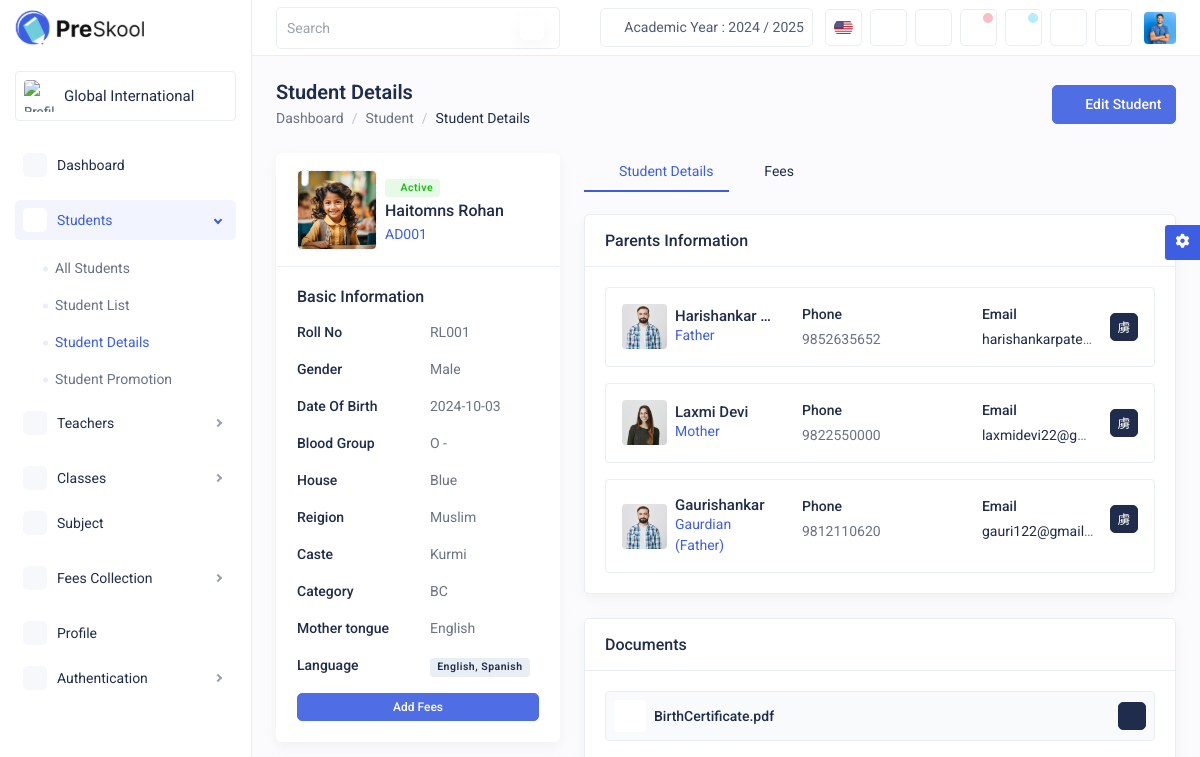
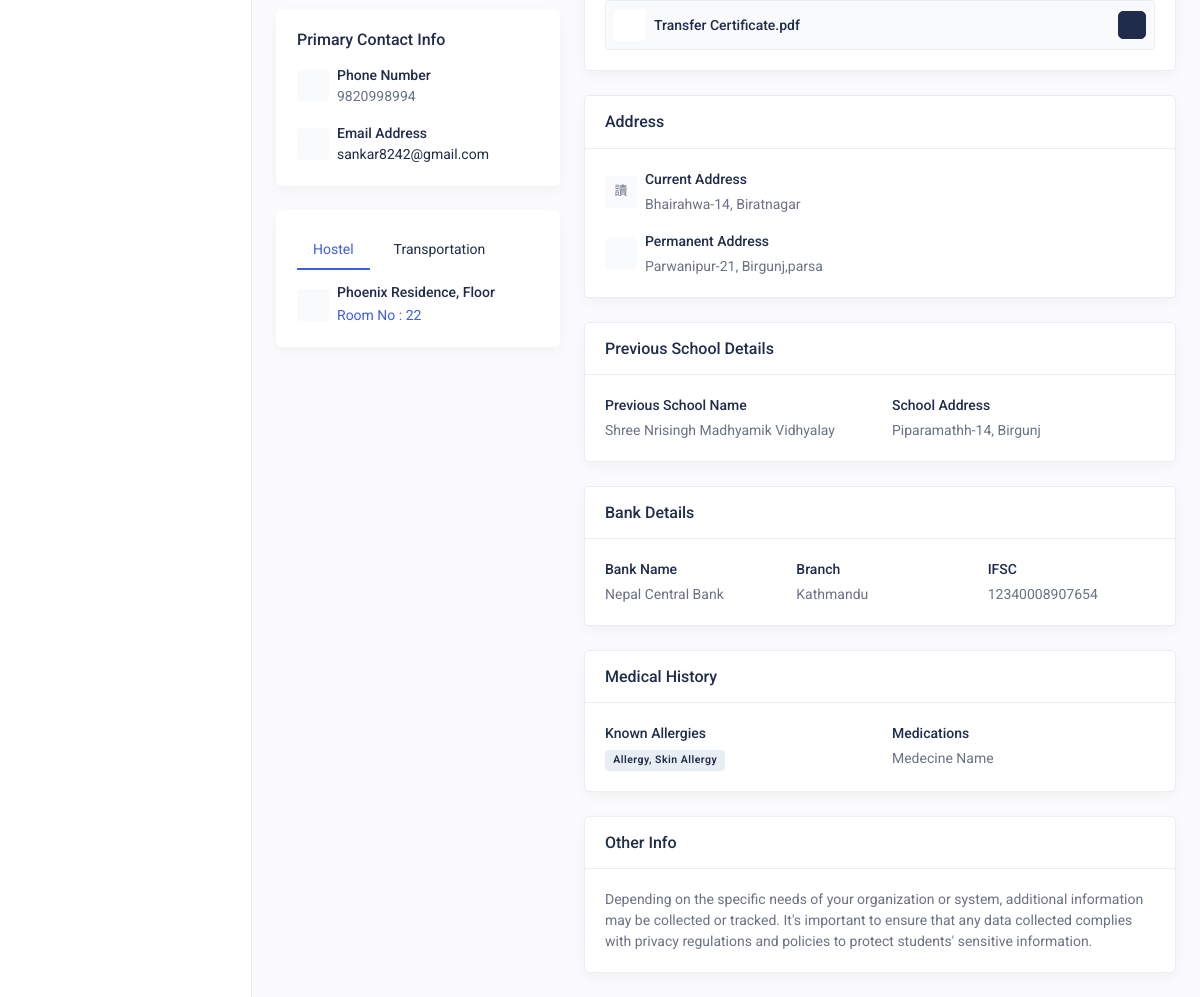
The page /student-details.php on the database as committed earlier (2 pictures, top to bottom).
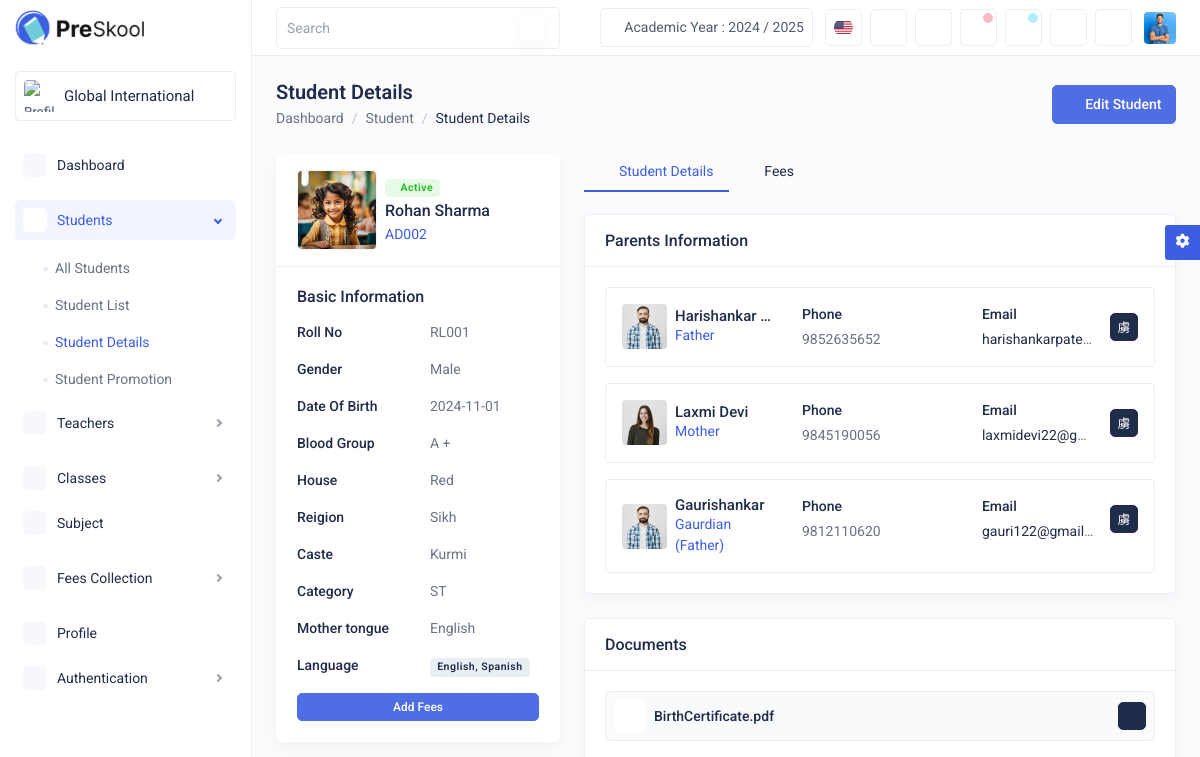
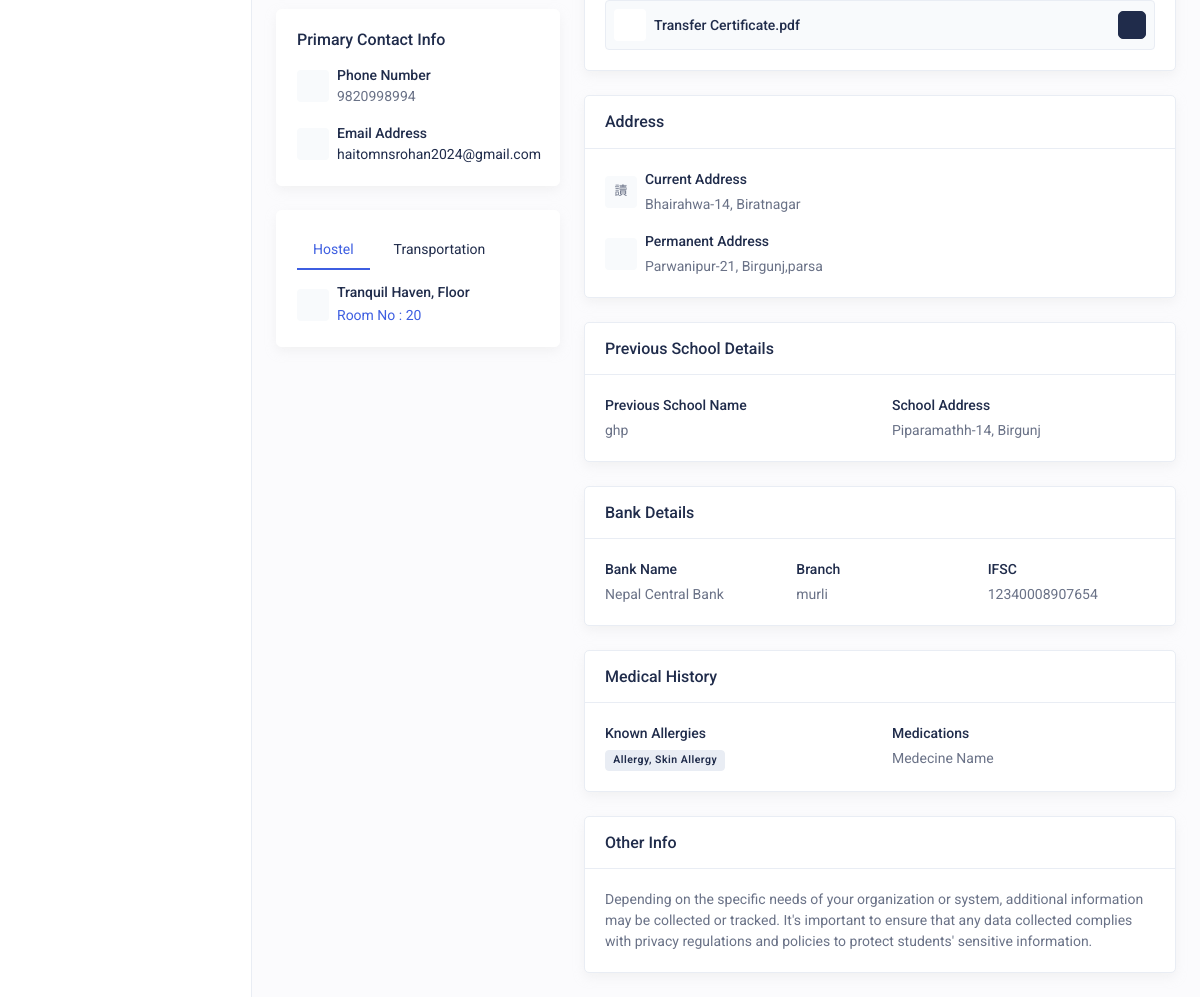
The same page on the database as committed later (2 pictures, top to bottom).
### tables this page shows
CREATE TABLE IF NOT EXISTS `addstudent` (
  `ID` int NOT NULL AUTO_INCREMENT,
  `imageOfStudent` varchar(225) NOT NULL,
  `academicYear` varchar(25) NOT NULL,
  `admissionNumber` varchar(50) NOT NULL,
  `admissionDate` date NOT NULL,
  `rollNumber` varchar(30) NOT NULL,
  `studentStatus` varchar(10) NOT NULL,
  `fnameOfStudent` varchar(50) NOT NULL,
  `lnameOfStudent` varchar(50) NOT NULL,
  `class` varchar(10) NOT NULL,
  `section` varchar(10) NOT NULL,
  `gender` varchar(10) NOT NULL,
  `dateOfBirth` date NOT NULL,
  `bloodGroup` varchar(3) NOT NULL,
  `house` varchar(50) NOT NULL,
  `religion` varchar(50) NOT NULL,
  `category` varchar(20) NOT NULL,
  `caste` varchar(40) NOT NULL,
  `primaryContact` varchar(15) NOT NULL,
  `emailOfstudent` varchar(100) NOT NULL,
  `motherTongue` varchar(50) NOT NULL,
  `languageKnown` varchar(100) NOT NULL,
  `imageOfFather` varchar(225) NOT NULL,
  `fatherName` varchar(100) NOT NULL,
  `emailOfFather` varchar(100) NOT NULL,
  `fatherContact` varchar(15) NOT NULL,
  `fatherProfession` varchar(40) NOT NULL,
  `imageOfMother` varchar(225) NOT NULL,
  `motherName` varchar(100) NOT NULL,
  `emailOfMother` varchar(100) NOT NULL,
  `motherContact` varchar(20) NOT NULL,
  `motherProfession` varchar(40) NOT NULL,
  `guardianName` varchar(100) NOT NULL,
  `guardianRelation` varchar(30) NOT NULL,
  `guardianContact` varchar(20) NOT NULL,
  `guardianEmail` varchar(100) NOT NULL,
  `guardianOccupation` varchar(60) NOT NULL,
  `guardianAddress` varchar(60) NOT NULL,
  `imageOfGuardian` varchar(225) NOT NULL,
  `currentAddressOfStudent` varchar(60) NOT NULL,
  `permanentAddressOfStudent` varchar(60) NOT NULL,
  `districtOfStudent` varchar(30) NOT NULL,
  `provinceOfStudent` varchar(30) NOT NULL,
  `transportRoute` varchar(30) NOT NULL,
  `vehicleNumber` varchar(15) NOT NULL,
  `pickUpPoint` varchar(30) NOT NULL,
  `hostel` varchar(30) NOT NULL,
  `hostelRoomNumber` varchar(10) NOT NULL,
  `documentOfBirthCertificate` varchar(225) NOT NULL,
  `documentOfTransferCertificate` varchar(225) NOT NULL,
  `allergiesOfStudent` varchar(50) NOT NULL,
  `medicationOfStudent` varchar(60) NOT NULL,
  `previousSchoolName` varchar(100) NOT NULL,
  `previousSchoolAddress` varchar(100) NOT NULL,
  `bankName` varchar(100) NOT NULL,
  `branchOfBank` varchar(100) NOT NULL,
  `ifscNumber` varchar(40) NOT NULL,
  `otherInfo` varchar(100) NOT NULL,
  PRIMARY KEY (`ID`)
);

### php/allStudentGrid.php (called while the page is built, shortened)
<?php
$mysqli = db_connect();
$stmt = $mysqli->prepare("SELECT `imageOfStudent`, `academicYear`, `admissionNumber`, `admissionDate`, `rollNumber`, `studentStatus`,
`fnameOfStudent`, `lnameOfStudent`, `class`, `section`, `gender`, `dateOfBirth`, `bloodGroup`, `house`, `religion`, `category`,
`caste`, `primaryContact`, `emailOfstudent`, `motherTongue`, `languageKnown`, `imageOfFather`, `fatherName`,
`emailOfFather`, `fatherContact`, `fatherProfession`, `imageOfMother`, `motherName`, `emailOfMother`,
`motherContact`, `motherProfession`, `guardianName`, `guardianRelation`, `guardianContact`, `guardianEmail`,
`guardianOccupation`, `guardianAddress`, `imageOfGuardian`, `currentAddressOfStudent`, `permanentAddressOfStudent`,
`districtOfStudent`, `provinceOfStudent`, `transportRoute`, `vehicleNumber`, `pickUpPoint`, `hostel`, `hostelRoomNumber`,
`documentOfBirthCertificate`, `documentOfTransferCertificate`, `allergiesOfStudent`,
`medicationOfStudent`, `previousSchoolName`, `previousSchoolAddress`, `bankName`, `branchOfBank`, `ifscNumber`,
`otherInfo` FROM `addstudent`");
$stmt->execute();
$stmt->store_result();
$stmt->bind_result(
    $image_path,
    $academic_year,
    $admission_number,
    $admission_date,
    $roll_number,
    $status,
    $first_name,
    $last_name,
    $class,
    $section,
    $gender,
    $dob,
    $blood_group,
    $house,
    $religion,
    $category,
    $caste,
    $primary_contact,
    $email,
    $mother_tongue,
    $languages_known,
    $father_image_path,
    $father_name,
    $fatherEmail,
    $father_contact,
    $father_occupation,
    $mother_image_path,
    $mother_name,
    $motherEmail,
    $mother_contact,
    $mother_occupation,
    $guardian_name,
    $guardian_relation,
    $guardian_contact,
    $guardianEmail,
    $guardian_occupation,
    $guardian_address,
    $guardian_image_path,
    $current_addressOfStudent,
    $permanent_addressOfStudent,
    $districtOfStudent,
    $provinceOfStudent,
    $transportationRoute,
    $vehicleNumber,
    $pickUpPoint,
    $hostel,
    $hostelRoomNumber,
    $birthCertificate_image_path,
    $transferCertificate_image_path,
    $allergiesOfStudent,
    $medicationOfStudent,
    $previousSchoolName,
    $previousSchoolAddress,
    $bankName,
    $branchOfBank,
    $ifscNumber,
    $otherInfo
);
?>

### student-details.php (the view, shortened to what the rows shown need)
<!DOCTYPE html><html lang="en"><head>
<link rel="stylesheet" href="css/bootstrap.min.css">
<link rel="stylesheet" href="css/feather.css">
<link rel="stylesheet" href="css/tabler-icons.css">
<link rel="stylesheet" href="css/daterangepicker.css">
<link rel="stylesheet" href="css/bootstrap-datetimepicker.min.css">
<link rel="stylesheet" href="css/select2.min.css">
<link rel="stylesheet" href="css/fontawesome.min.css">
<link rel="stylesheet" href="css/all.min.css">
<link rel="stylesheet" href="css/dataTables.bootstrap5.min.css">
<link rel="stylesheet" href="css/style.css">
</head>
<body>
<div class="main-wrapper">
<div class="page-wrapper">
<div class="content">
<div class="row">
    <?php
    require_once 'php/allStudentGrid.php';
    ?>
<div class="col-xxl-3 col-xl-4 theiaStickySidebar">
<div class="card border-white">
<div class="card-header">
<div class="d-flex align-items-center flex-wrap row-gap-3">
<div class="overflow-hidden">
<span class="badge badge-soft-success d-inline-flex align-items-center mb-1"><i class="ti ti-circle-filled fs-5 me-1"></i>Active</span>
<h5 class="mb-1 text-truncate"><?php echo $first_name . " " . $last_name; ?></h5>
<p class="text-primary"><?php echo $admission_number; ?></p>
</div>
</div>
</div>
<div class="card-body">
<dl class="row mb-0">
<dt class="col-6 fw-medium text-dark mb-3">Roll No</dt>
<dd class="col-6 mb-3"><?php echo $roll_number; ?></dd>
<dt class="col-6 fw-medium text-dark mb-3">Gender</dt>
<dd class="col-6 mb-3"><?php echo $gender; ?></dd>
<dt class="col-6 fw-medium text-dark mb-3">Date Of Birth</dt>
<dd class="col-6 mb-3"><?php echo $dob; ?></dd>
<dt class="col-6 fw-medium text-dark mb-3">Blood Group</dt>
<dd class="col-6 mb-3"><?php echo $blood_group; ?></dd>
<dt class="col-6 fw-medium text-dark mb-3">House</dt>
<dd class="col-6 mb-3"><?php echo $house; ?></dd>
<dt class="col-6 fw-medium text-dark mb-3">Reigion</dt>
<dd class="col-6 mb-3"><?php echo $religion; ?></dd>
<dt class="col-6 fw-medium text-dark mb-3">Caste</dt>
<dd class="col-6 mb-3"><?php echo $caste; ?></dd>
<dt class="col-6 fw-medium text-dark mb-3">Category</dt>
<dd class="col-6 mb-3"><?php echo $category; ?></dd>
<dt class="col-6 fw-medium text-dark mb-3">Mother tongue</dt>
<dd class="col-6 mb-3"><?php echo $mother_tongue; ?></dd>
<dt class="col-6 fw-medium text-dark mb-3">Language</dt>
<dd class="col-6 mb-3"><span class="badge badge-light text-dark me-2"><?php echo $languages_known; ?></span></dd>
</dl>
</div>
</div>
<div class="card border-white">
<div class="card-body">
<div class="d-flex align-items-center mb-3">
<div>
<span class="text-dark fw-medium mb-1">Phone Number</span>
<p><?php echo $primary_contact; ?></p>
</div>
</div>
<div class="d-flex align-items-center">
<div>
<p><a href="/cdn-cgi/l/email-protection" class="__cf_email__"><?php echo $email; ?></a></p>
</div>
</div>
</div>
</div>
<div class="card border-white">
<div class="card-body pb-1">
<div class="tab-content">
<div class="tab-pane fade show active" id="hostel">
<div class="d-flex align-items-center mb-3">
<div>
<h6 class="fs-14 mb-1"><?php echo $hostel; ?>, Floor</h6>
<p class="text-primary">Room No : <?php echo $hostelRoomNumber; ?></p>
</div>
</div>
</div>
</div>
</div>
</div>
</div>
<div class="col-xxl-9 col-xl-8">
<div class="row">
<div class="col-md-12">
<div class="card">
<div class="card-body">
<div class="border rounded p-3 pb-0 mb-3">
<div class="row">
<div class="col-sm-6 col-lg-4">
<div class="d-flex align-items-center mb-3">
<div class="ms-2 overflow-hidden">
<h6 class="text-truncate"><?php echo $father_name; ?></h6>
<p class="text-primary">Father</p>
</div>
</div>
</div>
<div class="col-sm-6 col-lg-4">
<div class="mb-3">
<p class="text-dark fw-medium mb-1">Phone</p>
<p><?php echo $father_contact; ?></p>
</div>
</div>
<div class="col-sm-6 col-lg-4">
<div class="d-flex align-items-center justify-content-between">
<div class="mb-3 overflow-hidden me-3">
<p class="text-truncate"><a href="/cdn-cgi/l/email-protection" class="__cf_email__"><?php echo $fatherEmail; ?></a></p>
</div>
</div>
</div>
</div>
</div>
<div class="border rounded p-3 pb-0 mb-3">
<div class="row">
<div class="col-lg-4 col-sm-6 ">
<div class="d-flex align-items-center mb-3">
<div class="ms-2 overflow-hidden">
<h6 class="text-truncate"><?php echo $mother_name; ?></h6>
<p class="text-primary">Mother</p>
</div>
</div>
</div>
<div class="col-lg-4 col-sm-6 ">
<div class="mb-3">
<p class="text-dark fw-medium mb-1">Phone</p>
<p><?php echo $mother_contact; ?></p>
</div>
</div>
<div class="col-lg-4 col-sm-6">
<div class="d-flex align-items-center justify-content-between">
<div class="mb-3 overflow-hidden me-3">
<p class="text-truncate"><a href="/cdn-cgi/l/email-protection" class="__cf_email__" ><?php echo $motherEmail; ?></a></p>
</div>
</div>
</div>
</div>
</div>
<div class="border rounded p-3 pb-0">
<div class="row">
<div class="col-lg-4 col-sm-6">
<div class="d-flex align-items-center mb-3">
<div class="ms-2 overflow-hidden">
<h6 class="text-truncate"><?php echo $guardian_name; ?></h6>
<p class="text-primary">Gaurdian (Father)</p>
</div>
</div>
</div>
<div class="col-lg-4 col-sm-6">
<div class="mb-3">
<p class="text-dark fw-medium mb-1">Phone</p>
<p><?php echo $guardian_contact; ?></p>
</div>
</div>
<div class="col-lg-4 col-sm-6">
<div class="d-flex align-items-center justify-content-between">
<div class="mb-3 overflow-hidden me-3">
<p class="text-truncate"><a href="/cdn-cgi/l/email-protection" class="__cf_email__"><?php echo $guardianEmail; ?></a></p>
</div>
</div>
</div>
</div>
</div>
</div>
</div>
</div>
<div class="col-xxl-6 d-flex">
<div class="card flex-fill">
<div class="card-body">
<div class="d-flex align-items-center mb-3">
<div>
<p class="text-dark fw-medium mb-1">Current Address</p>
<p><?php echo $current_addressOfStudent; ?></p>
</div>
</div>
<div class="d-flex align-items-center">
<div>
<p class="text-dark fw-medium mb-1">Permanent Address</p>
<p><?php echo $permanent_addressOfStudent; ?></p>
</div>
</div>
</div>
</div>
</div>
<div class="col-xxl-12">
<div class="card">
<div class="card-body pb-1">
<div class="row">
<div class="col-md-6">
<div class="mb-3">
<p class="text-dark fw-medium mb-1">Previous School Name</p>
<p><?php echo $previousSchoolName; ?></p>
</div>
</div>
<div class="col-md-6">
<div class="mb-3">
<p class="text-dark fw-medium mb-1">School Address</p>
<p><?php echo $previousSchoolAddress; ?></p>
</div>
</div>
</div>
</div>
</div>
</div>
<div class="col-xxl-6 d-flex">
<div class="card flex-fill">
<div class="card-body pb-1">
<div class="row">
<div class="col-md-4">
<div class="mb-3">
<p class="text-dark fw-medium mb-1">Bank Name</p>
<p><?php echo $bankName; ?></p>
</div>
</div>
<div class="col-md-4">
<div class="mb-3">
<p class="text-dark fw-medium mb-1">Branch</p>
<p><?php echo $branchOfBank; ?></p>
</div>
</div>
<div class="col-md-4">
<div class="mb-3">
<p class="text-dark fw-medium mb-1">IFSC</p>
<p><?php echo $ifscNumber; ?></p>
</div>
</div>
</div>
</div>
</div>
</div>
<div class="col-xxl-6 d-flex">
<div class="card flex-fill">
<div class="card-body pb-1">
<div class="row">
<div class="col-md-6">
<div class="mb-3">
<p class="text-dark fw-medium mb-1">Known Allergies</p>
<span class="badge bg-light text-dark"><?php echo $allergiesOfStudent; ?></span>
</div>
</div>
<div class="col-md-6">
<div class="mb-3">
<p class="text-dark fw-medium mb-1">Medications</p>
<p><?php echo $medicationOfStudent; ?></p>
</div>
</div>
</div>
</div>
</div>
</div>
</div>
</div>
</div>
</div>
</div>
</div>
</body></html>

Rows that differ between the two databases and show on the page:
no longer on this page (row edited): addstudent: fnameOfStudent "Haitomns", lnameOfStudent "Rohan", admissionNumber "AD001", rollNumber "RL001", gender "Male", dateOfBirth "2024-10-03", bloodGroup "O -", house "Blue", religion "Muslim", caste "Kurmi", category "BC", motherTongue "English", languageKnown "English, Spanish", primaryContact "9820998994", emailOfstudent "sankar8242@gmail.com", hostel "Phoenix Residence", hostelRoomNumber "22", fatherName "Harishankar…", fatherContact "9852635652", emailOfFather "harishankarpate…", motherName "Laxmi Devi", motherContact "9822550000", emailOfMother "laxmidevi22@g…", guardianName "Gaurishankar", guardianContact "9812110620", guardianEmail "gauri122@gmail…", currentAddressOfStudent "Bhairahwa-14, Biratnagar", permanentAddressOfStudent "Parwanipur-21, Birgunj,parsa", previousSchoolName "Shree Nrisingh Madhyamik Vidhyalay", previousSchoolAddress "Piparamathh-14, Birgunj", bankName "Nepal Central Bank", branchOfBank "Kathmandu", ifscNumber "12340008907654", allergiesOfStudent "Allergy, Skin Allergy", medicationOfStudent "Medecine Name"
added addstudent: fnameOfStudent "Rohan", lnameOfStudent "Sharma", admissionNumber "AD002", rollNumber "RL001", gender "Male", dateOfBirth "2024-11-01", bloodGroup "A +", house "Red", religion "Sikh", caste "Kurmi", category "ST", motherTongue "English", languageKnown "English, Spanish", primaryContact "9820998994", emailOfstudent "haitomnsrohan2024@gmail.com", hostel "Tranquil Haven", hostelRoomNumber "20", fatherName "Harishankar…", fatherContact "9852635652", emailOfFather "harishankarpate…", motherName "Laxmi Devi", motherContact "9845190056", emailOfMother "laxmidevi22@g…", guardianName "Gaurishankar", guardianContact "9812110620", guardianEmail "gauri122@gmail…", currentAddressOfStudent "Bhairahwa-14, Biratnagar", permanentAddressOfStudent "Parwanipur-21, Birgunj,parsa", previousSchoolName "ghp", previousSchoolAddress "Piparamathh-14, Birgunj", bankName "Nepal Central Bank", branchOfBank "murli", ifscNumber "12340008907654", allergiesOfStudent "Allergy, Skin Allergy", medicationOfStudent "Medecine Name"
